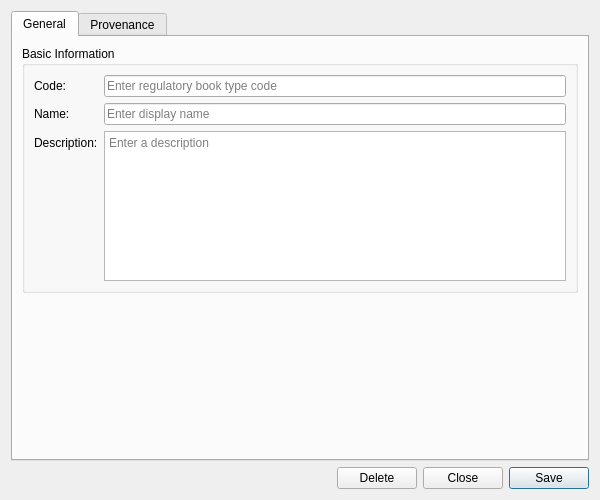
<?xml version="1.0" encoding="UTF-8"?>
<ui version="4.0">
 <class>RegulatoryBookTypeDetailDialog</class>
 <widget class="QWidget" name="RegulatoryBookTypeDetailDialog">
  <property name="geometry">
   <rect>
    <x>0</x>
    <y>0</y>
    <width>600</width>
    <height>500</height>
   </rect>
  </property>
  <property name="sizePolicy">
   <sizepolicy hsizetype="Preferred" vsizetype="Preferred">
    <horstretch>0</horstretch>
    <verstretch>0</verstretch>
   </sizepolicy>
  </property>
  <property name="minimumSize">
   <size>
    <width>600</width>
    <height>500</height>
   </size>
  </property>
  <property name="windowTitle">
   <string>Regulatory Book Type Details</string>
  </property>
  <layout class="QVBoxLayout" name="verticalLayout">
   <item>
    <widget class="QTabWidget" name="tabWidget">
     <property name="currentIndex"><number>0</number></property>
     <widget class="QWidget" name="generalTab">
      <attribute name="title"><string>General</string></attribute>
      <layout class="QVBoxLayout" name="generalLayout">
       <item>
        <widget class="QGroupBox" name="basicInfoGroup">
         <property name="title">
          <string>Basic Information</string>
         </property>
         <layout class="QFormLayout" name="formLayout">
          <item row="0" column="0">
           <widget class="QLabel" name="labelCode">
            <property name="text">
             <string>Code:</string>
            </property>
           </widget>
          </item>
          <item row="0" column="1">
           <widget class="QLineEdit" name="codeEdit">
            <property name="placeholderText">
             <string>Enter regulatory book type code</string>
            </property>
            <property name="readOnly">
             <bool>true</bool>
            </property>
           </widget>
          </item>
          <item row="1" column="0">
           <widget class="QLabel" name="labelName">
            <property name="text">
             <string>Name:</string>
            </property>
           </widget>
          </item>
          <item row="1" column="1">
           <widget class="QLineEdit" name="nameEdit">
            <property name="placeholderText">
             <string>Enter display name</string>
            </property>
           </widget>
          </item>
          <item row="2" column="0">
           <widget class="QLabel" name="labelDescription">
            <property name="text">
             <string>Description:</string>
            </property>
           </widget>
          </item>
          <item row="2" column="1">
           <widget class="QPlainTextEdit" name="descriptionEdit">
            <property name="minimumSize">
             <size>
              <width>0</width>
              <height>80</height>
             </size>
            </property>
            <property name="maximumSize">
             <size>
              <width>16777215</width>
              <height>150</height>
             </size>
            </property>
            <property name="placeholderText">
             <string>Enter a description</string>
            </property>
           </widget>
          </item>
         </layout>
        </widget>
       </item>
       <item>
        <spacer name="verticalSpacer">
         <property name="orientation">
          <enum>Qt::Vertical</enum>
         </property>
         <property name="sizeHint" stdset="0">
          <size>
           <width>20</width>
           <height>40</height>
          </size>
         </property>
        </spacer>
       </item>
      </layout>
     </widget>
     <widget class="QWidget" name="provenanceTab">
      <attribute name="title"><string>Provenance</string></attribute>
      <layout class="QVBoxLayout" name="provenanceTabLayout">
       <item>
        <widget class="ores::qt::ProvenanceWidget" name="provenanceWidget" native="true"/>
       </item>
      </layout>
     </widget>
    </widget>
   </item>
   <item>
    <layout class="QHBoxLayout" name="buttonLayout">
     <item>
      <spacer name="horizontalSpacer">
       <property name="orientation">
        <enum>Qt::Horizontal</enum>
       </property>
       <property name="sizeHint" stdset="0">
        <size>
         <width>40</width>
         <height>20</height>
        </size>
       </property>
      </spacer>
     </item>
     <item>
      <widget class="QPushButton" name="deleteButton">
       <property name="text">
        <string>Delete</string>
       </property>
      </widget>
     </item>
     <item>
      <widget class="QPushButton" name="closeButton">
       <property name="text">
        <string>Close</string>
       </property>
      </widget>
     </item>
     <item>
      <widget class="QPushButton" name="saveButton">
       <property name="text">
        <string>Save</string>
       </property>
       <property name="default">
        <bool>true</bool>
       </property>
      </widget>
     </item>
    </layout>
   </item>
  </layout>
 </widget>
 <customwidgets>
  <customwidget>
   <class>ores::qt::ProvenanceWidget</class>
   <extends>QWidget</extends>
   <header>ores.qt/ProvenanceWidget.hpp</header>
  </customwidget>
 </customwidgets>
 <resources/>
 <connections/>
</ui>
